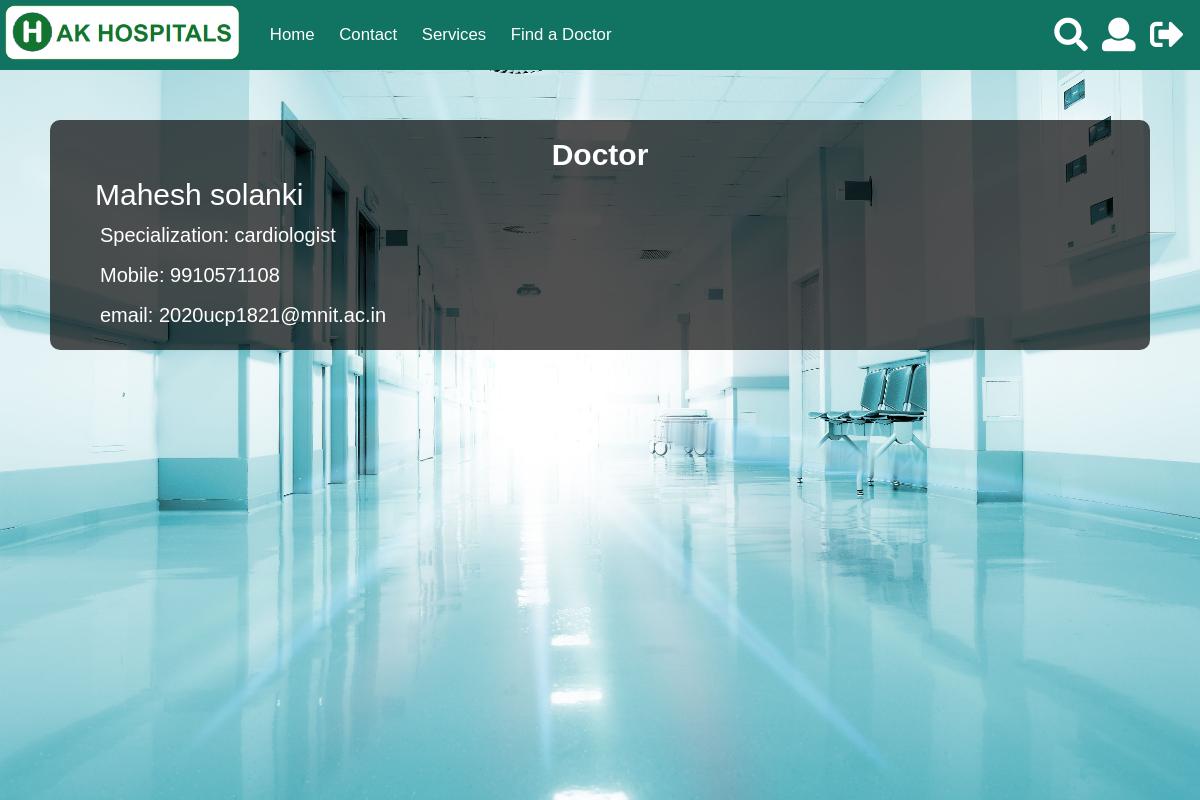
Screenshot of /dashboard (signed in) with the database file from the repository.
### home/models.py (models this page shows, shortened)
class Doctor(models.Model):
    user = models.ForeignKey(User, on_delete=models.CASCADE)
    image = models.FileField(null=True)
    gender = models.CharField(max_length=10, null=True)
    mobile = models.CharField(max_length=15, null=True)
    type = models.CharField(max_length=15)
    specialization = models.CharField(max_length=15)
    forgot_pass_token = models.CharField(null=True, max_length=40)

### home/views.py (the view)
# urls.py: path('dashboard', dashboard, name='dashboard'),
def dashboard(request):
    p, d, a = None, None, None
    if request.user.is_authenticated:
        try:
            p = Patient.objects.get(user=request.user)
        except:
            try:
                d = Doctor.objects.get(user=request.user)
            except:
                return redirect('admin/')
        return render(request, 'dashboard.html', {'p': p, 'd': d, 'a': a})
    else:
        return redirect('plogin')

### templates/dashboard.html (shortened to what this page needs)
{%load static%} {% block body %}{% include 'navbar.html' %}
<div class="dashboard akbox" style="padding: 25px">
   {%if d%}
  <center class="h1 white">Doctor</center>
  <div class="section-head white">{{d.user.get_full_name|capfirst}}</div>
  <div style="color: white; margin-left: 25px; font-size: 20px">
    Specialization: {{d.specialization}}
    <br />
    <br />
    Mobile: {{d.mobile}}
    <br />
    <br />
    email: {{d.user.email}}
  </div>
  {%endif%}
</div>
{% endblock body %}

### static/main.css (style rules this page uses)
* { font-family: Verdana, Geneva, Tahoma, sans-serif; margin: 0; padding: 0; box-sizing: border-box; }
body { -webkit-font-smoothing: antialiased; -moz-osx-font-smoothing: grayscale; width: 100vw; height: 100vh; }
html { overflow-y: overlay; }
.h1 { font-weight: bolder; font-size: 30px; }
.white { color:white; }
.akbox { z-index: -1; margin: 50px; background-color: rgba(0, 0, 0, 0.686); border-radius: 10px; }
.section-head { padding: 20px; font-size: 30px; }

### rows the page displays
Doctor: user.get_full_name "Mahesh solanki", specialization "cardiologist", mobile "9910571108", user.email "2020ucp1821@mnit.ac.in"
